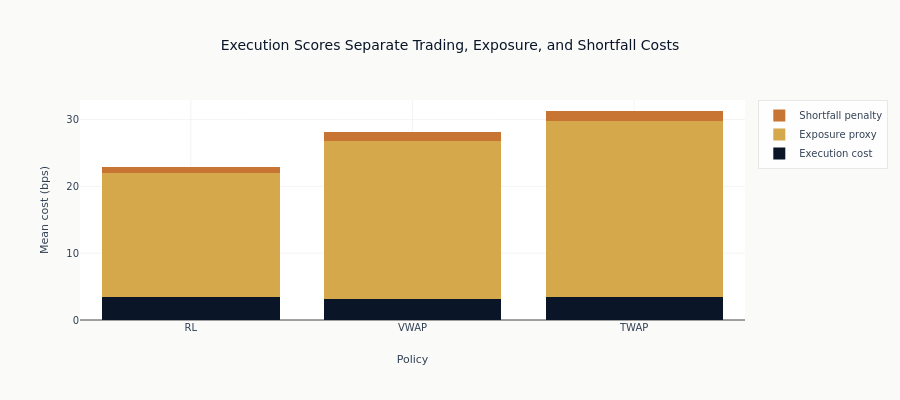

Notebook cell for this chart:
### Markdown cell above
### Cost-vs-Exposure Decomposition

### Code cell
# Show how each policy splits the score between execution cost and exposure.
fig = go.Figure()
strategies = summary["strategy"].to_list()
exec_means = [eval_df.filter(pl.col("strategy") == s)["exec_cost_bps"].mean() for s in strategies]
exposure_means = [
    eval_df.filter(pl.col("strategy") == s)["exposure_cost_bps"].mean() for s in strategies
]
shortfall_means = [
    eval_df.filter(pl.col("strategy") == s)["shortfall_cost_bps"].mean() for s in strategies
]
fig.add_bar(x=strategies, y=exec_means, name="Execution cost", marker_color=COLORS["blue"])
fig.add_bar(x=strategies, y=exposure_means, name="Exposure proxy", marker_color=COLORS["amber"])
fig.add_bar(
    x=strategies, y=shortfall_means, name="Shortfall penalty", marker_color=COLORS["copper"]
)
fig.update_layout(
    title="Execution Scores Separate Trading, Exposure, and Shortfall Costs",
    xaxis_title="Policy",
    yaxis_title="Mean cost (bps)",
    barmode="stack",
    height=400,
)
fig.show()

### Figure 1 — Plotly figure (JSON) as saved in the notebook; plotly's stock layout.template omitted (floating-point values rounded to 4 significant figures)
{"data": [{"marker": {"color": "#0a1628"}, "name": "Execution cost", "type": "bar", "x": ["RL", "VWAP", "TWAP"], "y": [3.448, 3.181, 3.375]}, {"marker": {"color": "#D4A84B"}, "name": "Exposure proxy", "type": "bar", "x": ["RL", "VWAP", "TWAP"], "y": [18.6, 23.61, 26.35]}, {"marker": {"color": "#C87533"}, "name": "Shortfall penalty", "type": "bar", "x": ["RL", "VWAP", "TWAP"], "y": [0.843, 1.344, 1.557]}], "layout": {"barmode": "stack", "height": 400, "title": {"text": "Execution Scores Separate Trading, Exposure, and Shortfall Costs"}, "xaxis": {"title": {"text": "Policy"}}, "yaxis": {"title": {"text": "Mean cost (bps)"}}}}
